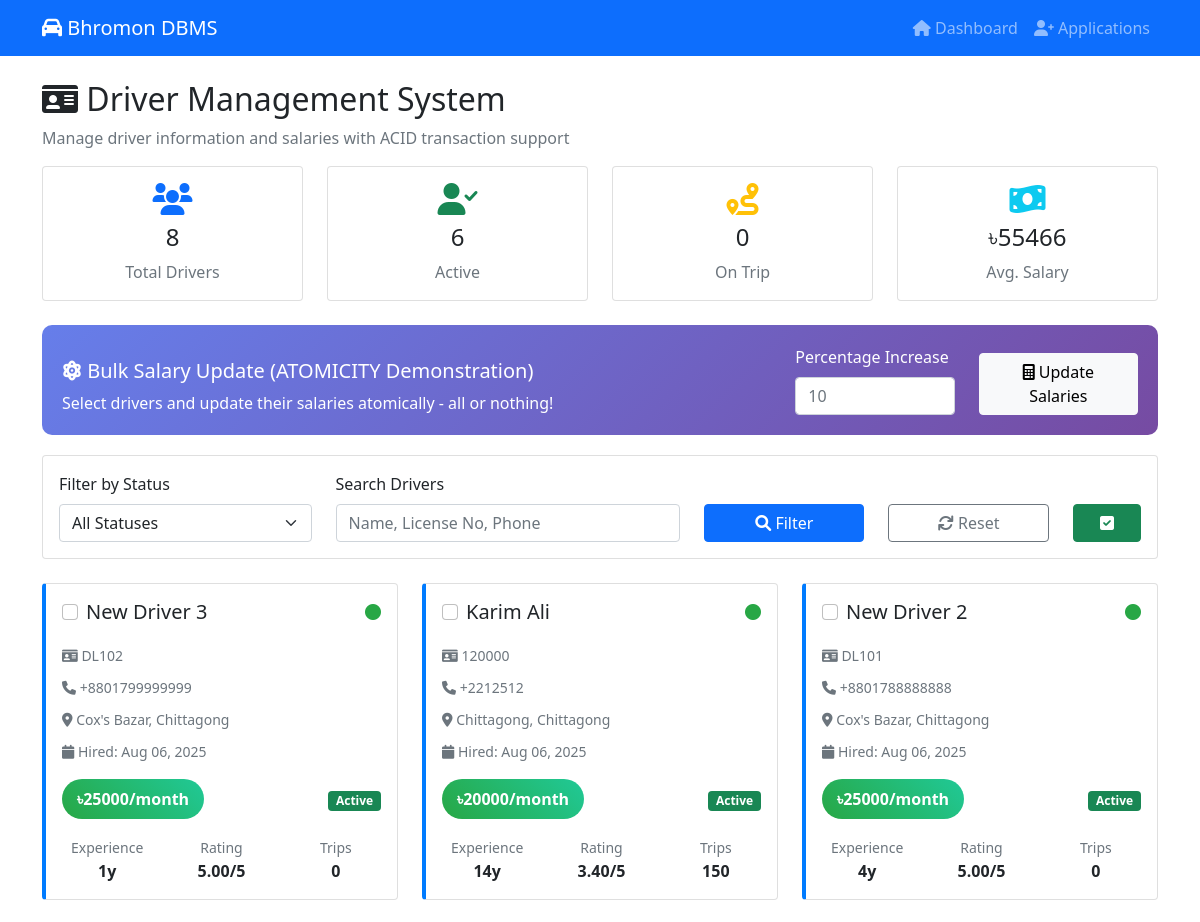
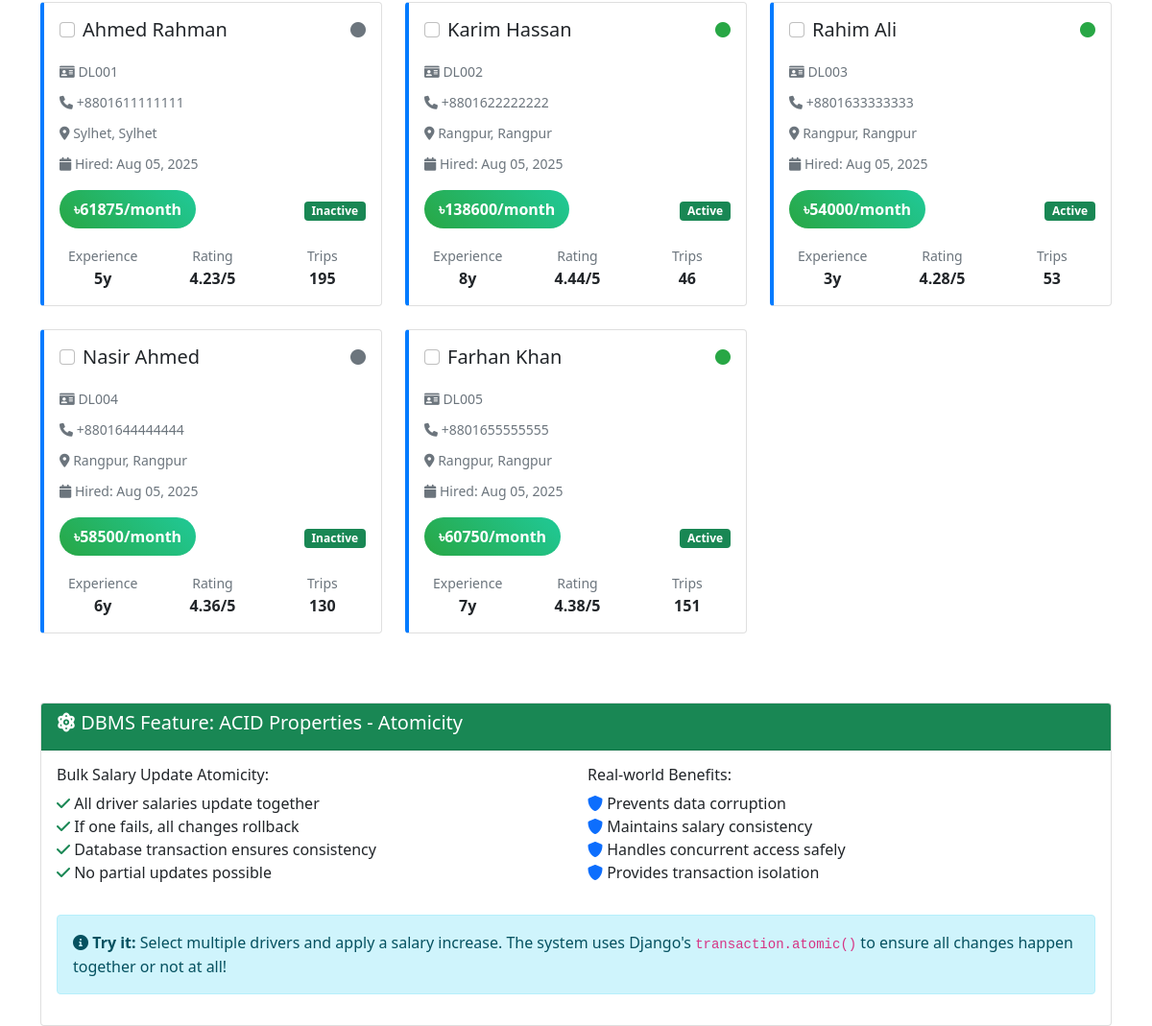
The app's page /drivers/ with its own data (2 pictures, top to bottom).
### system/models.py (models this page shows, shortened)
class Driver(models.Model):
    DRIVER_STATUS_CHOICES = [
        ('active', 'Active'),
        ('inactive', 'Inactive'),
        ('on_trip', 'On Trip'),
        ('suspended', 'Suspended'),
    ]
    user = models.OneToOneField(User, on_delete=models.CASCADE, null=True, blank=True)
    name = models.CharField(max_length=100)
    license_no = models.CharField(max_length=100, unique=True)
    contact_number = models.CharField(max_length=15)
    address = models.TextField()
    salary = models.DecimalField(max_digits=10, decimal_places=2)
    hired_date = models.DateField(auto_now_add=True)
    location = models.ForeignKey(Location, on_delete=models.SET_NULL, null=True, blank=True)
    status = models.CharField(max_length=20, choices=DRIVER_STATUS_CHOICES, default='active')
    experience_years = models.IntegerField(default=0)
    rating = models.DecimalField(max_digits=3, decimal_places=2, default=5.00)
    total_trips = models.IntegerField(default=0)
    class Meta:
        indexes = [
            models.Index(fields=['status', 'location']),
            models.Index(fields=['salary']),
        ]

class Location(models.Model):
    city = models.CharField(max_length=100)
    state = models.CharField(max_length=100)
    country = models.CharField(max_length=100, default='Bangladesh')
    latitude = models.DecimalField(max_digits=9, decimal_places=6, null=True, blank=True)
    longitude = models.DecimalField(max_digits=9, decimal_places=6, null=True, blank=True)
    zip_code = models.CharField(max_length=10, null=True, blank=True)
    created_at = models.DateTimeField(auto_now_add=True)
    class Meta:
        unique_together = ['city', 'state', 'country']
        indexes = [
            models.Index(fields=['latitude', 'longitude']),
            models.Index(fields=['city', 'state']),
        ]

### system/views.py (the view)
# urls.py: path('drivers/', views.driver_list, name='driver_list'),
def driver_list(request):
    drivers = Driver.objects.all().order_by('-hired_date')
    status = request.GET.get('status')
    if status:
        drivers = drivers.filter(status=status)
    query = request.GET.get('q')
    if query:
        drivers = drivers.filter(
            Q(name__icontains=query) |
            Q(license_no__icontains=query) |
            Q(contact_number__icontains=query)
        )
    paginator = Paginator(drivers, 15)
    page = request.GET.get('page')
    try:
        drivers = paginator.page(page)
    except PageNotAnInteger:
        drivers = paginator.page(1)
    except EmptyPage:
        drivers = paginator.page(paginator.num_pages)
    driver_stats = {
        'total': Driver.objects.count(),
        'active': Driver.objects.filter(status='active').count(),
        'inactive': Driver.objects.filter(status='inactive').count(),
        'on_trip': Driver.objects.filter(status='on_trip').count(),
        'average_salary': Driver.objects.aggregate(avg_salary=Avg('salary'))['avg_salary'] or 0
    }
    context = {
        'drivers': drivers,
        'driver_stats': driver_stats,
        'statuses': Driver.DRIVER_STATUS_CHOICES,
        'selected_status': status
    }
    return render(request, 'driver_list.html', context)

### templates/driver_list.html (shortened to what this page needs)
<!DOCTYPE html>
<html lang="en">
<head>
    <link href="https://cdn.jsdelivr.net/npm/bootstrap@5.1.3/dist/css/bootstrap.min.css" rel="stylesheet">
    <link href="https://cdnjs.cloudflare.com/ajax/libs/font-awesome/6.0.0/css/all.min.css" rel="stylesheet">
</head>
<body>
    <nav class="navbar navbar-expand-lg navbar-dark bg-primary">
        <div class="container">
            <a class="navbar-brand" href="{% url 'dashboard' %}">
                <i class="fas fa-car"></i> Bhromon DBMS
            </a>
            <div class="navbar-nav ms-auto">
                <a class="nav-link" href="{% url 'dashboard' %}"><i class="fas fa-home"></i> Dashboard</a>
                <a class="nav-link" href="{% url 'driver_applications' %}"><i class="fas fa-user-plus"></i> Applications</a>
            </div>
        </div>
    </nav>
    <div class="container mt-4">
        <div class="row">
            <div class="col-md-12">
                <h2><i class="fas fa-id-card"></i> Driver Management System</h2>
                <p class="text-muted">Manage driver information and salaries with ACID transaction support</p>
            </div>
        </div>
        <div class="row mb-4">
            <div class="col-md-3">
                <div class="card text-center">
                    <div class="card-body">
                        <i class="fas fa-users fa-2x text-primary mb-2"></i>
                        <h4>{{ driver_stats.total }}</h4>
                        <p class="text-muted mb-0">Total Drivers</p>
                    </div>
                </div>
            </div>
            <div class="col-md-3">
                <div class="card text-center">
                    <div class="card-body">
                        <i class="fas fa-user-check fa-2x text-success mb-2"></i>
                        <h4>{{ driver_stats.active }}</h4>
                        <p class="text-muted mb-0">Active</p>
                    </div>
                </div>
            </div>
            <div class="col-md-3">
                <div class="card text-center">
                    <div class="card-body">
                        <i class="fas fa-route fa-2x text-warning mb-2"></i>
                        <h4>{{ driver_stats.on_trip }}</h4>
                        <p class="text-muted mb-0">On Trip</p>
                    </div>
                </div>
            </div>
            <div class="col-md-3">
                <div class="card text-center">
                    <div class="card-body">
                        <i class="fas fa-money-bill-wave fa-2x text-info mb-2"></i>
                        <h4>৳{{ driver_stats.average_salary|floatformat:0 }}</h4>
                        <p class="text-muted mb-0">Avg. Salary</p>
                    </div>
                </div>
            </div>
        </div>
        <div class="bulk-action-panel">
            <form method="POST" action="{% url 'bulk_salary_update' %}" id="bulkSalaryForm">
                <div class="row align-items-end">
                    <div class="col-md-8">
                        <h5><i class="fas fa-atom"></i> Bulk Salary Update (ATOMICITY Demonstration)</h5>
                        <p class="mb-0">Select drivers and update their salaries atomically - all or nothing!</p>
                    </div>
                    <div class="col-md-2">
                        <label class="form-label">Percentage Increase</label>
                        <input type="number" name="percentage" class="form-control" placeholder="10" min="1" max="100" required>
                    </div>
                    <div class="col-md-2">
                        <button type="submit" class="btn btn-light w-100" onclick="return confirmBulkUpdate()">
                            <i class="fas fa-calculator"></i> Update Salaries
                        </button>
                    </div>
                </div>
            </form>
        </div>
        <div class="row mb-4">
            <div class="col-md-12">
                <div class="card">
                    <div class="card-body">
                        <form method="GET" class="row align-items-end">
                            <div class="col-md-3">
                                <label class="form-label">Filter by Status</label>
                                <select name="status" class="form-select">
                                    <option value="">All Statuses</option>
                                </select>
                            </div>
                            <div class="col-md-4">
                                <label class="form-label">Search Drivers</label>
                                <input type="text" name="q" class="form-control" placeholder="Name, License No, Phone" value="{{ request.GET.q }}">
                            </div>
                            <div class="col-md-2">
                                <button type="submit" class="btn btn-primary w-100">
                                    <i class="fas fa-search"></i> Filter
                                </button>
                            </div>
                            <div class="col-md-2">
                                <a href="{% url 'driver_list' %}" class="btn btn-outline-secondary w-100">
                                    <i class="fas fa-refresh"></i> Reset
                                </a>
                            </div>
                            <div class="col-md-1">
                                <button type="button" class="btn btn-success w-100" onclick="selectAll()">
                                    <i class="fas fa-check-square"></i>
                                </button>
                            </div>
                        </form>
                    </div>
                </div>
            </div>
        </div>
        <div class="row">
            {% for driver in drivers %}
                <div class="col-md-6 col-lg-4 mb-4">
                    <div class="card driver-card h-100">
                        <div class="card-body">
                            <div class="d-flex justify-content-between align-items-start mb-3">
                                <div class="form-check">
                                    <input class="form-check-input driver-checkbox" type="checkbox"
                                           name="driver_ids" value="{{ driver.id }}" form="bulkSalaryForm">
                                    <label class="form-check-label">
                                        <h5 class="card-title mb-0">{{ driver.name }}</h5>
                                    </label>
                                </div>
                                <span class="status-{{ driver.status }}">
                                    <i class="fas fa-circle"></i>
                                </span>
                            </div>
                            <div class="mb-2">
                                <small class="text-muted">
                                    <i class="fas fa-id-card"></i> {{ driver.license_no }}
                                </small>
                            </div>
                            <div class="mb-2">
                                <small class="text-muted">
                                    <i class="fas fa-phone"></i> {{ driver.contact_number }}
                                </small>
                            </div>
                            {% if driver.location %}
                                <div class="mb-2">
                                    <small class="text-muted">
                                        <i class="fas fa-map-marker-alt"></i> {{ driver.location.city }}, {{ driver.location.state }}
                                    </small>
                                </div>
                            {% endif %}
                            <div class="mb-3">
                                <small class="text-muted">
                                    <i class="fas fa-calendar"></i> Hired: {{ driver.hired_date|date:"M d, Y" }}
                                </small>
                            </div>
                            <div class="d-flex justify-content-between align-items-center">
                                <div class="salary-badge">
                                    ৳{{ driver.salary|floatformat:0 }}/month
                                </div>
                                <div>
                                    <span class="badge bg-{{ driver.status|yesno:"success,secondary,warning,danger" }} ms-1">
                                        {{ driver.get_status_display }}
                                    </span>
                                </div>
                            </div>
                            <div class="mt-3">
                                <div class="row text-center">
                                    <div class="col-4">
                                        <small class="text-muted">Experience</small>
                                        <div><strong>{{ driver.experience_years }}y</strong></div>
                                    </div>
                                    <div class="col-4">
                                        <small class="text-muted">Rating</small>
                                        <div><strong>{{ driver.rating }}/5</strong></div>
                                    </div>
                                    <div class="col-4">
                                        <small class="text-muted">Trips</small>
                                        <div><strong>{{ driver.total_trips }}</strong></div>
                                    </div>
                                </div>
                            </div>
                        </div>
                    </div>
                </div>
            {% endfor %}
        </div>
        <div class="row mt-5">
            <div class="col-md-12">
                <div class="card">
                    <div class="card-header bg-success text-white">
                        <h5><i class="fas fa-atom"></i> DBMS Feature: ACID Properties - Atomicity</h5>
                    </div>
                    <div class="card-body">
                        <div class="row">
                            <div class="col-md-6">
                                <h6>Bulk Salary Update Atomicity:</h6>
                                <ul class="list-unstyled">
                                    <li><i class="fas fa-check text-success"></i> All driver salaries update together</li>
                                    <li><i class="fas fa-check text-success"></i> If one fails, all changes rollback</li>
                                    <li><i class="fas fa-check text-success"></i> Database transaction ensures consistency</li>
                                    <li><i class="fas fa-check text-success"></i> No partial updates possible</li>
                                </ul>
                            </div>
                            <div class="col-md-6">
                                <h6>Real-world Benefits:</h6>
                                <ul class="list-unstyled">
                                    <li><i class="fas fa-shield-alt text-primary"></i> Prevents data corruption</li>
                                    <li><i class="fas fa-shield-alt text-primary"></i> Maintains salary consistency</li>
                                    <li><i class="fas fa-shield-alt text-primary"></i> Handles concurrent access safely</li>
                                    <li><i class="fas fa-shield-alt text-primary"></i> Provides transaction isolation</li>
                                </ul>
                            </div>
                        </div>
                        <div class="alert alert-info mt-3">
                            <i class="fas fa-info-circle"></i>
                            <strong>Try it:</strong> Select multiple drivers and apply a salary increase.
                            The system uses Django's <code>transaction.atomic()</code> to ensure all changes happen together or not at all!
                        </div>
                    </div>
                </div>
            </div>
        </div>
    </div>
</body>
</html>

### templates/driver_list.html (style rules this page uses)
.driver-card { transition: transform 0.2s; border-left: 4px solid #007bff; }
.salary-badge { background: linear-gradient(45deg, #28a745, #20c997); color: white; padding: 8px 15px; border-radius: 20px; font-weight: bold; }
.bulk-action-panel { background: linear-gradient(135deg, #667eea 0%, #764ba2 100%); color: white; padding: 20px; border-radius: 10px; margin-bottom: 20px; }
.status-active { color: #28a745; }
.status-inactive { color: #6c757d; }

### records on screen
Driver: name "New Driver 3", license_no "DL102", contact_number "+8801799999999", location.city "Cox's Bazar", location.state "Chittagong", hired_date "Aug 06, 2025", salary "25000", status "Active", experience_years "1", rating "5.00", total_trips "0"
Driver: name "Karim Ali", license_no "120000", contact_number "+2212512", location.city "Chittagong", location.state "Chittagong", hired_date "Aug 06, 2025", salary "20000", status "Active", experience_years "14", rating "3.40", total_trips "150"
Driver: name "New Driver 2", license_no "DL101", contact_number "+8801788888888", location.city "Cox's Bazar", location.state "Chittagong", hired_date "Aug 06, 2025", salary "25000", status "Active", experience_years "4", rating "5.00", total_trips "0"
Driver: name "Ahmed Rahman", license_no "DL001", contact_number "+8801611111111", location.city "Sylhet", location.state "Sylhet", hired_date "Aug 05, 2025", salary "61875", status "Inactive", experience_years "5", rating "4.23", total_trips "195"
Driver: name "Karim Hassan", license_no "DL002", contact_number "+8801622222222", location.city "Rangpur", location.state "Rangpur", hired_date "Aug 05, 2025", salary "138600", status "Active", experience_years "8", rating "4.44", total_trips "46"
Driver: name "Rahim Ali", license_no "DL003", contact_number "+8801633333333", location.city "Rangpur", location.state "Rangpur", hired_date "Aug 05, 2025", salary "54000", status "Active", experience_years "3", rating "4.28", total_trips "53"
Driver: name "Nasir Ahmed", license_no "DL004", contact_number "+8801644444444", location.city "Rangpur", location.state "Rangpur", hired_date "Aug 05, 2025", salary "58500", status "Inactive", experience_years "6", rating "4.36", total_trips "130"
Driver: name "Farhan Khan", license_no "DL005", contact_number "+8801655555555", location.city "Rangpur", location.state "Rangpur", hired_date "Aug 05, 2025", salary "60750", status "Active", experience_years "7", rating "4.38", total_trips "151"

### other values on screen
{{ driver_stats.total }} "8"
{{ driver_stats.active }} "6"
{{ driver_stats.on_trip }} "0"
{{ driver_stats.average_salary|floatformat:0 }} "55466"
